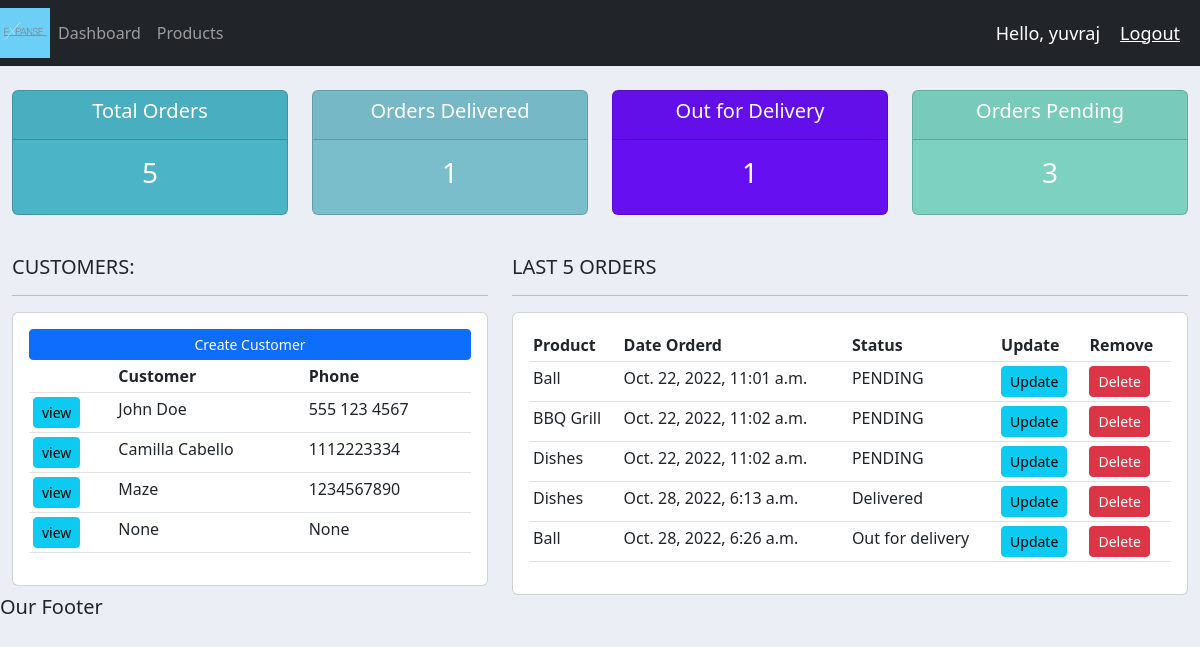
The app's page / (signed in) with its own data.
### accounts/models.py (models this page shows, shortened)
class Customers(models.Model):
    user = models.OneToOneField(User, null=True, on_delete = models.CASCADE)
    name = models.CharField(max_length=200, null=True)
    phone = models.CharField(max_length=200, null = True)
    email = models.CharField(max_length=200, null = True)
    profile_pic = models.ImageField(default = 'profileicon.jpg',null=True, blank=True)
    date_created = models.DateTimeField(auto_now_add=True, null=True)

class Order(models.Model):
    STATUS = (
        ('PENDING', 'PENDING'),
        ('Out for delivery', 'Out for delivery'),
        ('Delivered', 'Delivered'),
    )
    customer = models.ForeignKey(Customers, null= True, on_delete=models.SET_NULL)
    product = models.ForeignKey(Product, null= True, on_delete=models.SET_NULL)
    date_created = models.DateTimeField(auto_now_add=True, null=True)
    status = models.CharField(max_length=200, null=True, choices = STATUS)
    notes = models.TextField(max_length=1000, null=True)

class Product(models.Model):
    CATEGORY = (
        ('Indoor', 'Indoor'),
        ('Outdoor', 'Outdoor'),
    )
    name = models.CharField(max_length=200, null = True)
    price = models.FloatField(null=True)
    category = models.CharField(max_length=200, null = True, choices = CATEGORY)
    description = models.CharField(max_length=200, null = True, blank=True)
    date_created = models.DateTimeField(auto_now_add=True, null=True)
    tags = models.ManyToManyField(Tag)
    def __str__(self):
        return self.name

### accounts/decorators.py (the view)
    def wrapper_function(request, *args, **kwargs):
        group = None
        if request.user.groups.exists():
            group = request.user.groups.all()[0].name
        if group == 'customer':
            return redirect('user-page')
        if group == 'admin':
            return view_func(request, *args, **kwargs)

### accounts/views.py (called while the page is built)
@login_required(login_url='login')
@admin_only
def home(request):
    orders = Order.objects.all()
    customers = Customers.objects.all()
    total_customers = customers.count()
    total_orders = orders.count()
    delivered = orders.filter(status = 'Delivered').count()
    pending = orders.filter(status = 'PENDING').count()
    ofd = orders.filter(status = 'Out for delivery').count()
    context = {'orders': orders, 'customers': customers, 'total_orders': total_orders, 'delivered': delivered, 'pending': pending, 'ofd': ofd}
    return render(request,'accounts/dashboard.html', context)

### accounts/templates/accounts/dashboard.html
{% extends 'accounts/main.html' %}
{% block content %}
{% include 'accounts/status.html' %}
<br>
<div class="row">
	<div class="col-md-5">
		<h5>CUSTOMERS:</h5>
		<hr>
		<div class="card card-body">
			<a class="btn btn-primary  btn-sm btn-block" href="">Create Customer</a>
			<table class="table table-sm">
				<tr>
					<th></th>
					<th>Customer</th>
					<th>Phone</th>
				</tr>
				{% for customer in customers%}
				<tr>
					<td><a class="btn btn-sm btn-info" href="{% url 'customer' customer.id %}">view</a></td>
					<td>{{customer.name}}</td>
					<td>{{customer.phone}}</td>
				</tr>
			{% endfor %}
			</table>
		</div>
	</div>
	<div class="col-md-7">
		<h5>LAST 5 ORDERS</h5>
		<hr>
		<div class="card card-body">
			<table class="table table-sm">
				<tr>
					<th>Product</th>
					<th>Date Orderd</th>
					<th>Status</th>
					<th>Update</th>
					<th>Remove</th>
				</tr>
				{% for order in orders %}
				<tr>
					<td>{{order.product}}</td>
					<td>{{order.date_created}}</td>
					<td>{{order.status}}</td>
					<td><a class="btn btn-sm btn-info"href="{% url 'update_order' order.id %}">Update</td>
					<td><a class="btn btn-sm btn-danger" href="{% url 'delete_order' order.id %}">Delete</td>
				</tr>
			{% endfor %}
			</table>
		</div>
	</div>
</div
{% endblock %}

### accounts/templates/accounts/navbar.html (shortened to what this page needs)
{% load static %}
<nav class="navbar navbar-expand-lg navbar-dark bg-dark">
  <img src="{% static 'imgs/expanse1.jpg' %}" width="50" height="50" />
  <div class="collapse navbar-collapse" id="navbarNav">
    <ul class="navbar-nav">
      {% if request.user.is_staff %}
      <li class="nav-item active">
        <a class="nav-link" href="{% url 'home' %}">Dashboard</a>
      </li>
      <li class="nav-item">
        <a class="nav-link" href="{% url 'products' %}">Products</a>
      </li>
      {% else %}
      <li class="nav-item">
        <a class="nav-link" href="{% url 'account' %}">Settings</a>
      </li>
      {% endif %}
    </ul>
  </div>
  <span class="hello-msg">Hello, {{request.user}}</span>
  <span><a class="hello-msg" href="{% url 'logout' %}">Logout</a></span>
</nav>

### static/css/main.css (style rules this page uses)
body { background-color: #ebeff5; }

### accounts/templates/accounts/navbar.html (style rules this page uses)
.hello-msg { font-size: 18px; color: #fff; margin-right: 20px; }

### records on screen
Customers: name "John Doe", phone "555 123 4567"
Customers: name "Camilla Cabello", phone "1112223334"
Customers: name "Maze", phone "1234567890"
Customers: name "None", phone "None"
Order: product "Ball", date_created "Oct. 22, 2022, 11:01 a.m.", status "PENDING"
Order: product "BBQ Grill", date_created "Oct. 22, 2022, 11:02 a.m.", status "PENDING"
Order: product "Dishes", date_created "Oct. 22, 2022, 11:02 a.m.", status "PENDING"
Order: product "Dishes", date_created "Oct. 28, 2022, 6:13 a.m.", status "Delivered"
Order: product "Ball", date_created "Oct. 28, 2022, 6:26 a.m.", status "Out for delivery"

### other values on screen
{{ request.user }} "yuvraj"
{{ total_orders }} "5"
{{ delivered }} "1"
{{ ofd }} "1"
{{ pending }} "3"
